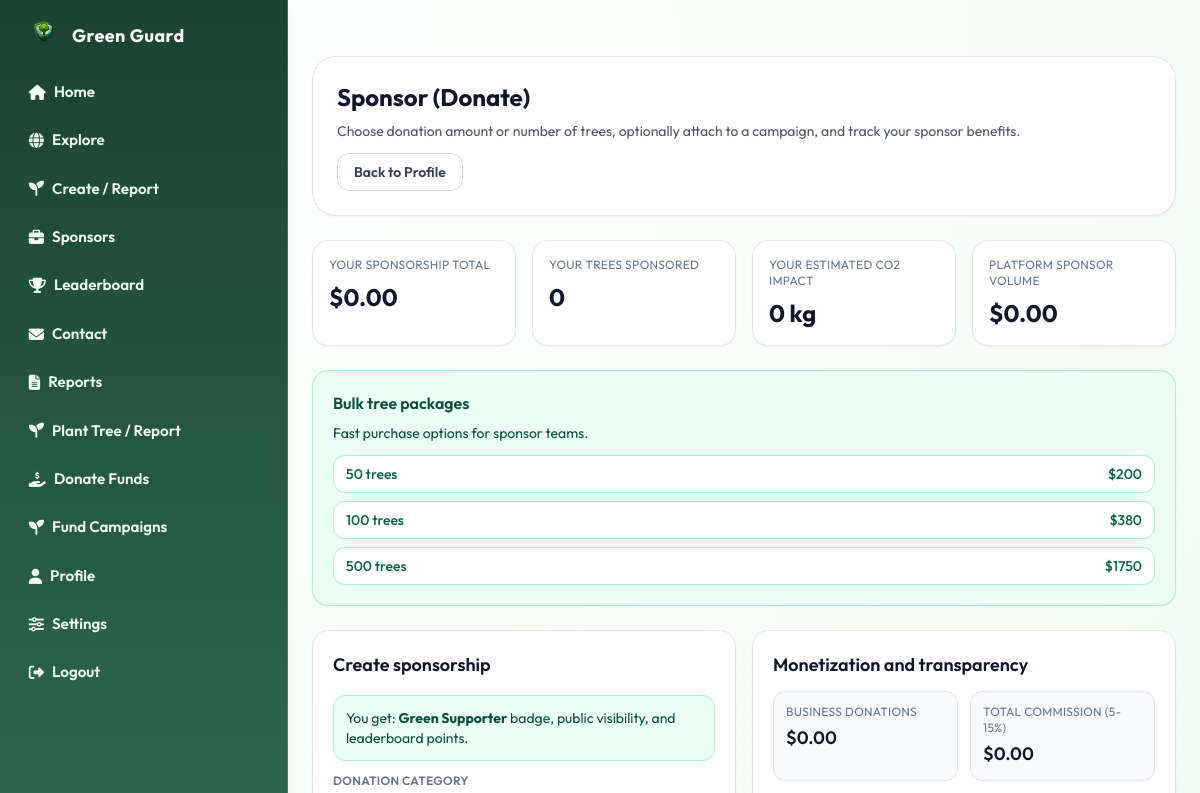
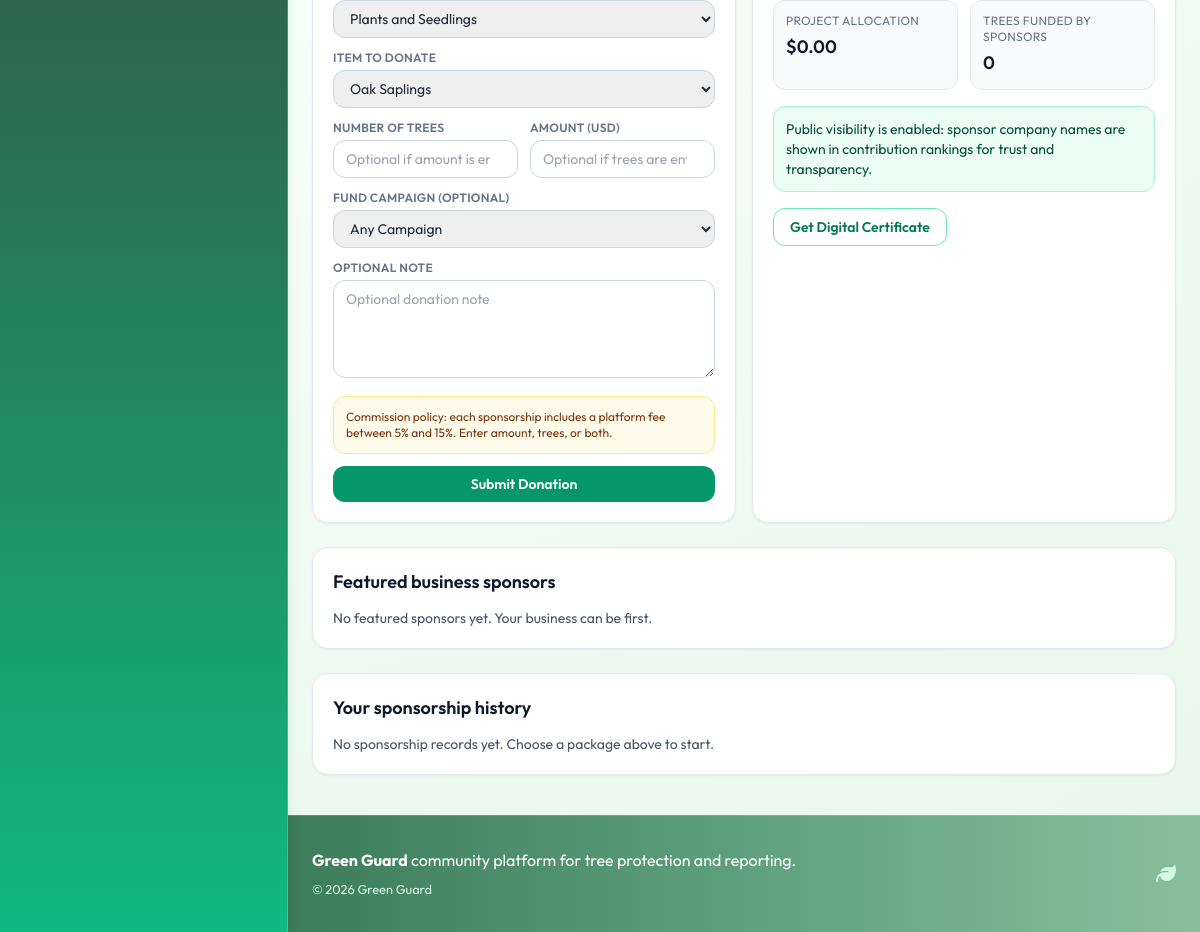
The page /sponsorship/donations (signed in) on the database as committed earlier (2 pictures, top to bottom).
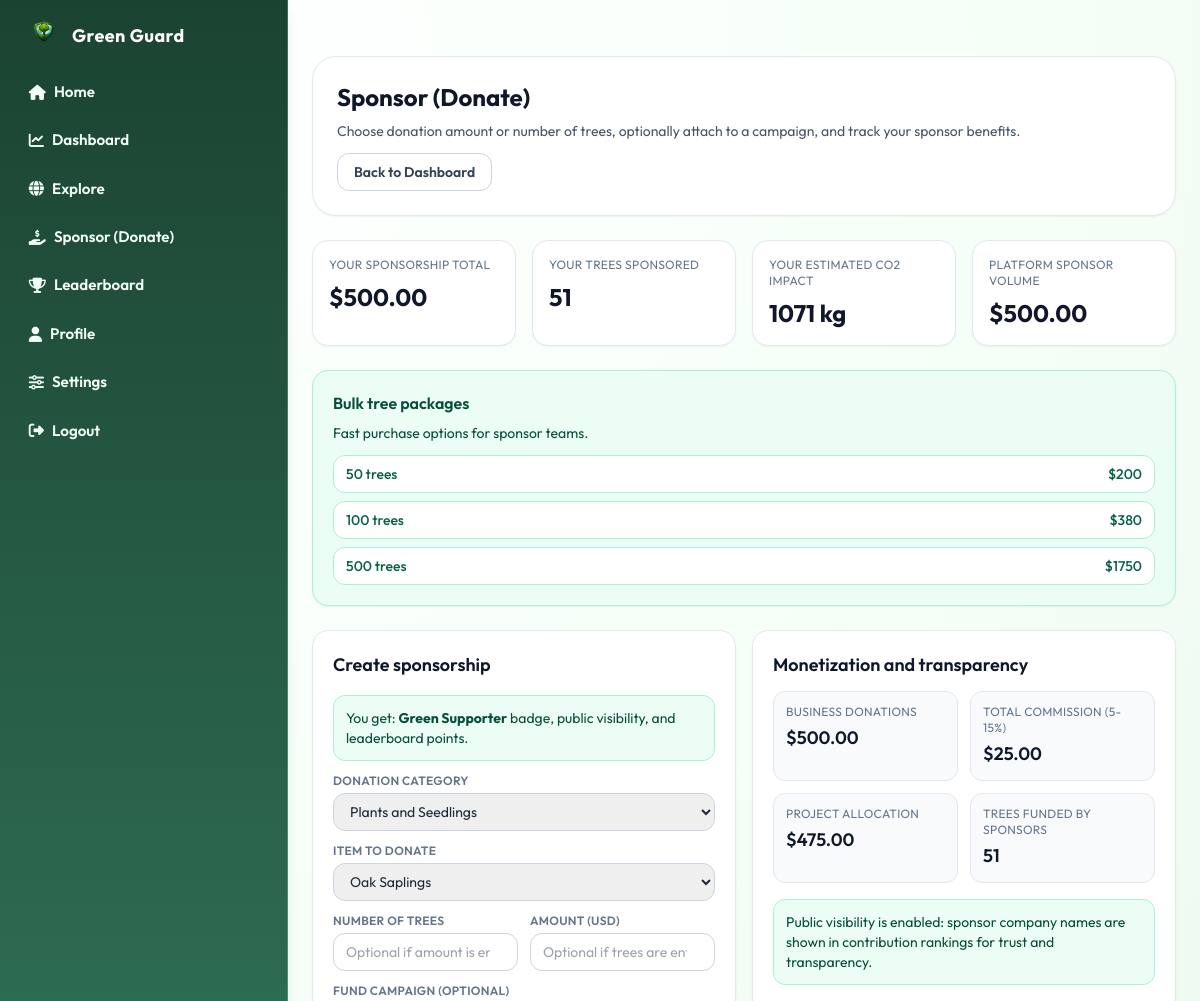
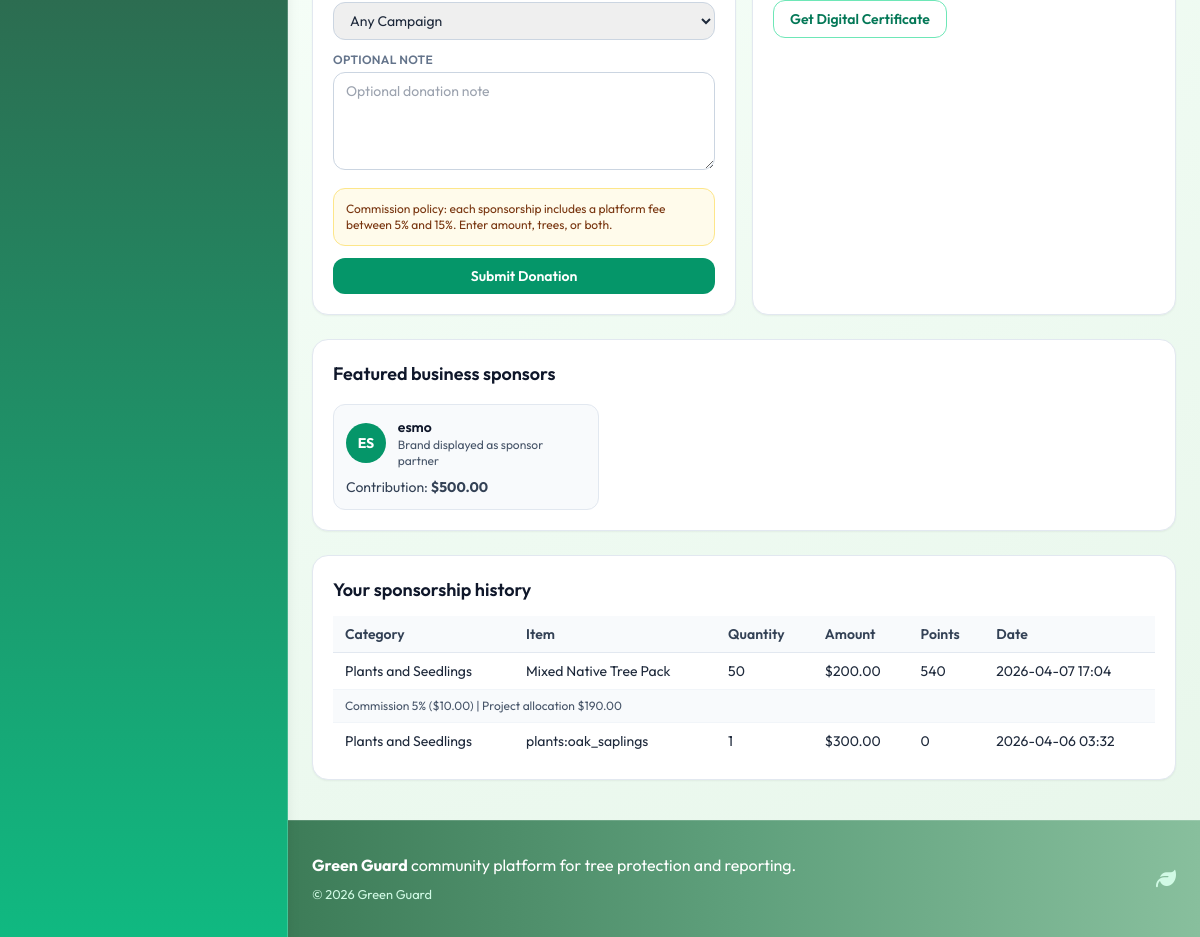
The same page on the database as committed later (2 pictures, top to bottom).
### models.py (models this page shows)
class User(UserMixin, db.Model):
    id = db.Column(db.Integer, primary_key=True)
    username = db.Column(db.String(80), unique=True, nullable=False)
    email = db.Column(db.String(120), unique=True, nullable=False)
    password_hash = db.Column(db.String(255), nullable=False)
    role = db.Column(db.String(30), default="individual", nullable=False)
    is_admin = db.Column(db.Boolean, default=False, nullable=False)
    created_at = db.Column(
        db.DateTime, default=datetime.utcnow, nullable=False)
    tree_records = db.relationship(
        "TreeRecord", backref="user", lazy=True, cascade="all, delete-orphan"
    )
    cutting_reports = db.relationship(
        "CuttingReport", backref="user", lazy=True, cascade="all, delete-orphan"
    )
    volunteer_signups = db.relationship(
        "VolunteerCampaignSignup", backref="user", lazy=True, cascade="all, delete-orphan"
    )
    support_donations = db.relationship(
        "SupportDonation", backref="user", lazy=True, cascade="all, delete-orphan"
    )
    created_campaigns = db.relationship(
        "Campaign", backref="creator", lazy=True, foreign_keys="Campaign.creator_user_id"
    )

class SupportDonation(db.Model):
    id = db.Column(db.Integer, primary_key=True)
    category = db.Column(db.String(40), nullable=False)
    donation_item = db.Column(db.String(120), nullable=False)
    quantity = db.Column(db.Integer, default=1, nullable=False)
    amount = db.Column(db.Numeric(10, 2), nullable=False)
    points = db.Column(db.Integer, default=0, nullable=False)
    note = db.Column(db.String(500))
    created_at = db.Column(
        db.DateTime, default=datetime.utcnow, nullable=False)
    user_id = db.Column(db.Integer, db.ForeignKey("user.id"), nullable=False)

### routes/main.py (the view, shortened to what this page needs)
@main_bp.route("/sponsorship/donations", methods=["GET", "POST"])
@login_required
@role_required("business", "individual")
def sponsorship_donations():
    form = SupportDonationForm()
    campaigns = Campaign.query.order_by(Campaign.event_date.asc()).all()
    campaign_choices = [(0, "Any Campaign")]
    campaign_choices.extend(
        [(campaign.id, f"{campaign.title} ({campaign.location})")
         for campaign in campaigns]
    )
    form.campaign_id.choices = campaign_choices
    package_options = {
        "50": {"trees": 50, "amount": 200},
        "100": {"trees": 100, "amount": 380},
        "500": {"trees": 500, "amount": 1750},
    }
    package_key = request.args.get("package", "").strip()
    campaign_key = request.args.get("campaign", "").strip()
    if request.method == "GET" and package_key in package_options:
        package = package_options[package_key]
        form.category.data = "plants"
        form.donation_item.data = "plants:mixed_native_pack"
        form.quantity.data = package["trees"]
        form.amount.data = package["amount"]
    if request.method == "GET" and campaign_key.isdigit():
        selected_campaign_id = int(campaign_key)
        if any(choice_id == selected_campaign_id for choice_id, _ in campaign_choices):
            form.campaign_id.data = selected_campaign_id
    user_donations = (
        SupportDonation.query.filter_by(user_id=current_user.id)
        .order_by(SupportDonation.created_at.desc())
        .all()
    )
    all_donations = SupportDonation.query.all()
    business_donations = SupportDonation.query.join(User).filter(
        User.role == "business", User.is_admin.is_(False)
    ).all()
    top_businesses = (
        db.session.query(User, db.func.sum(
            SupportDonation.amount).label("total_amount"))
        .join(SupportDonation, SupportDonation.user_id == User.id)
        .filter(User.role == "business", User.is_admin.is_(False))
        .group_by(User.id)
        .order_by(db.func.sum(SupportDonation.amount).desc())
        .limit(5)
        .all()
    )
    category_labels = {
        "plants": "Plants and Seedlings",
        "tools": "Planting Tools and Equipment",
        "travel": "Volunteer Trip and Transport Money",
    }
    donation_item_labels = {
        "oak_saplings": "Oak Saplings",
        "pine_seedlings": "Pine Seedlings",
        "maple_seedlings": "Maple Seedlings",
        "cedar_seedlings": "Cedar Seedlings",
        "mixed_native_pack": "Mixed Native Tree Pack",
        "shovel_set": "Shovel Set",
        "watering_can": "Watering Can",
        "protective_gloves": "Protective Gloves",
        "soil_testing_kit": "Soil Testing Kit",
        "wheelbarrow": "Wheelbarrow",
        "fuel_support": "Volunteer Fuel Support",
        "bus_transport": "Volunteer Bus Transport",
        "logistics_support": "Field Logistics Support",
    }
    totals_by_category = {key: 0.0 for key in category_labels}
    total_amount = 0.0
    total_points = 0
    total_commission_amount = 0.0
    total_project_amount = 0.0
    total_plants_quantity = 0
    user_total_amount = 0.0
    user_total_trees = 0
    for donation in all_donations:
        amount = float(donation.amount)
        totals_by_category[donation.category] = totals_by_category.get(
            donation.category, 0.0) + amount
        total_amount += amount
        total_points += donation.points or 0
    for donation in business_donations:
        amount = float(donation.amount)
        if amount < 1000:
            rate = 0.05
        elif amount < 5000:
            rate = 0.10
        else:
            rate = 0.15
        commission = amount * rate
        total_commission_amount += commission
        total_project_amount += amount - commission
        if donation.category == "plants":
            total_plants_quantity += donation.quantity or 0
    for donation in user_donations:
        user_total_amount += float(donation.amount)
        if donation.category == "plants":
            user_total_trees += donation.quantity or 0
    user_co2_kg = user_total_trees * 21
    return render_template(
        "sponsorship_donations.html",
        form=form,
        user_donations=user_donations,
        top_businesses=top_businesses,
        package_options=package_options,
        category_labels=category_labels,
        donation_item_labels=donation_item_labels,
        campaigns=campaigns,
        totals_by_category=totals_by_category,
        total_amount=total_amount,
        total_points=total_points,
        total_commission_amount=total_commission_amount,
        total_project_amount=total_project_amount,
        total_plants_quantity=total_plants_quantity,
        user_total_amount=user_total_amount,
        user_total_trees=user_total_trees,
        user_co2_kg=user_co2_kg,
    )

### forms.py (shortened to what this page needs)
class SupportDonationForm(FlaskForm):
    category = SelectField("Donation Category", choices=DONATION_CATEGORY_CHOICES,
                           validators=[InputRequired()])
    donation_item = SelectField("Item to Donate", choices=DONATION_ITEM_CHOICES,
                                validators=[InputRequired()])
    quantity = IntegerField("Number of Trees", validators=[
                            Optional(), NumberRange(min=1, max=100000)])
    amount = DecimalField("Amount (USD)", validators=[
                          Optional(), NumberRange(min=1, max=1000000)])
    campaign_id = SelectField(
        "Fund Campaign (Optional)", coerce=int, validators=[Optional()], choices=[(0, "Any Campaign")]
    )
    note = TextAreaField("Optional Note", validators=[
                         Optional(), Length(max=500)])
    submit = SubmitField("Submit Donation")

### app.py (called while the page is built)
@login_manager.user_loader
def load_user(user_id: str):
    from models import User
    return User.query.get(int(user_id))

### templates/sponsorship_donations.html (shortened to what the changed rows need)
{% extends 'base.html' %}
{% block content %}
  <section class="mx-auto mt-8 w-full max-w-6xl px-4 sm:px-6">
    <div class="rounded-3xl border border-slate-200 bg-white p-6 shadow-sm">
      <div class="flex flex-wrap items-start justify-between gap-3">
        <div>
          <h1 class="text-2xl font-bold text-slate-900">Sponsor (Donate)</h1>
          <p class="mt-2 max-w-3xl text-sm text-slate-600">Choose donation amount or number of trees, optionally attach to a campaign, and track your sponsor benefits.</p>
        </div>
        {% if current_user.role == 'business' %}
          <a href="{{ url_for('main.business_dashboard') }}" class="rounded-xl border border-slate-300 px-4 py-2 text-sm font-semibold text-slate-700 hover:bg-slate-100">Back to Dashboard</a>
        {% else %}
          <a href="{{ url_for('main.profile') }}" class="rounded-xl border border-slate-300 px-4 py-2 text-sm font-semibold text-slate-700 hover:bg-slate-100">Back to Profile</a>
        {% endif %}
      </div>
    </div>
    <div class="mt-6 grid gap-4 sm:grid-cols-2 lg:grid-cols-4">
      <article class="rounded-2xl border border-slate-200 bg-white p-4 shadow-sm">
        <p class="text-xs uppercase tracking-wide text-slate-500">Your Sponsorship Total</p>
        <p class="mt-2 text-2xl font-bold text-slate-900">${{ '%.2f'|format(user_total_amount) }}</p>
      </article>
      <article class="rounded-2xl border border-slate-200 bg-white p-4 shadow-sm">
        <p class="text-xs uppercase tracking-wide text-slate-500">Your Trees Sponsored</p>
        <p class="mt-2 text-2xl font-bold text-slate-900">{{ user_total_trees }}</p>
      </article>
      <article class="rounded-2xl border border-slate-200 bg-white p-4 shadow-sm">
        <p class="text-xs uppercase tracking-wide text-slate-500">Your Estimated CO2 Impact</p>
        <p class="mt-2 text-2xl font-bold text-slate-900">{{ user_co2_kg }} kg</p>
      </article>
      <article class="rounded-2xl border border-slate-200 bg-white p-4 shadow-sm">
        <p class="text-xs uppercase tracking-wide text-slate-500">Platform Sponsor Volume</p>
        <p class="mt-2 text-2xl font-bold text-slate-900">${{ '%.2f'|format(total_amount) }}</p>
      </article>
    </div>
    <div class="mt-6 grid gap-4 lg:grid-cols-1">
      <article class="rounded-2xl border border-emerald-200 bg-emerald-50 p-5 shadow-sm">
        <h2 class="text-base font-semibold text-emerald-900">Bulk tree packages</h2>
        <div class="mt-3 space-y-2">
          {% for key, package in package_options.items() %}
            <a href="{{ url_for('main.sponsorship_donations') }}?package={{ key }}" class="flex items-center justify-between rounded-xl border border-emerald-200 bg-white px-3 py-2 text-sm font-medium text-emerald-800 hover:bg-emerald-100">
              <span>{{ package.trees }} trees</span>
              <span>${{ package.amount }}</span>
            </a>
          {% endfor %}
        </div>
      </article>
    </div>
    <div class="mt-6 grid gap-4 lg:grid-cols-2">
      <article class="rounded-2xl border border-slate-200 bg-white p-5 shadow-sm">
        <h2 class="text-lg font-semibold text-slate-900">Create sponsorship</h2>
      </article>
      <article class="rounded-2xl border border-slate-200 bg-white p-5 shadow-sm">
        <h2 class="text-lg font-semibold text-slate-900">Monetization and transparency</h2>
        <div class="mt-3 grid gap-3 sm:grid-cols-2">
          <div class="rounded-xl border border-slate-200 bg-slate-50 p-3">
            <p class="text-xs uppercase tracking-wide text-slate-500">Business donations</p>
            <p class="mt-1 text-lg font-semibold text-slate-900">${{ '%.2f'|format(total_project_amount + total_commission_amount) }}</p>
          </div>
          <div class="rounded-xl border border-slate-200 bg-slate-50 p-3">
            <p class="text-xs uppercase tracking-wide text-slate-500">Total commission (5-15%)</p>
            <p class="mt-1 text-lg font-semibold text-slate-900">${{ '%.2f'|format(total_commission_amount) }}</p>
          </div>
          <div class="rounded-xl border border-slate-200 bg-slate-50 p-3">
            <p class="text-xs uppercase tracking-wide text-slate-500">Project allocation</p>
            <p class="mt-1 text-lg font-semibold text-slate-900">${{ '%.2f'|format(total_project_amount) }}</p>
          </div>
          <div class="rounded-xl border border-slate-200 bg-slate-50 p-3">
            <p class="text-xs uppercase tracking-wide text-slate-500">Trees funded by sponsors</p>
            <p class="mt-1 text-lg font-semibold text-slate-900">{{ total_plants_quantity }}</p>
          </div>
        </div>
      </article>
    </div>
    <article class="mt-6 rounded-2xl border border-slate-200 bg-white p-5 shadow-sm">
      <h2 class="text-lg font-semibold text-slate-900">Featured business sponsors</h2>
      {% if top_businesses %}
        <div class="mt-4 grid gap-3 sm:grid-cols-2 lg:grid-cols-3">
          {% for business, business_total in top_businesses %}
            <div class="rounded-xl border border-slate-200 bg-slate-50 p-3">
              <div class="flex items-center gap-3">
                <div class="flex h-10 w-10 items-center justify-center rounded-full bg-emerald-600 text-sm font-bold text-white">{{ business.username[:2]|upper }}</div>
                <div>
                  <p class="text-sm font-semibold text-slate-900">{{ business.username }}</p>
                  <p class="text-xs text-slate-600">Brand displayed as sponsor partner</p>
                </div>
              </div>
              <p class="mt-2 text-sm text-slate-700">
                Contribution: <strong>${{ '%.2f'|format(business_total|float) }}</strong>
              </p>
            </div>
          {% endfor %}
        </div>
      {% else %}
        <p class="mt-3 text-sm text-slate-600">No featured sponsors yet. Your business can be first.</p>
      {% endif %}
    </article>
    <article class="mt-6 mb-10 rounded-2xl border border-slate-200 bg-white p-5 shadow-sm">
      <h2 class="text-lg font-semibold text-slate-900">Your sponsorship history</h2>
      {% if user_donations %}
        <div class="mt-3 overflow-x-auto">
          <table class="min-w-full divide-y divide-slate-200 text-sm">
            <thead class="bg-slate-50">
              <tr>
                <th class="px-3 py-2 text-left font-semibold text-slate-700">Category</th>
                <th class="px-3 py-2 text-left font-semibold text-slate-700">Item</th>
                <th class="px-3 py-2 text-left font-semibold text-slate-700">Quantity</th>
                <th class="px-3 py-2 text-left font-semibold text-slate-700">Amount</th>
                <th class="px-3 py-2 text-left font-semibold text-slate-700">Points</th>
                <th class="px-3 py-2 text-left font-semibold text-slate-700">Date</th>
              </tr>
            </thead>
            <tbody class="divide-y divide-slate-100">
              {% for donation in user_donations %}
                <tr>
                  <td class="px-3 py-2">{{ category_labels.get(donation.category, donation.category) }}</td>
                  <td class="px-3 py-2">{{ donation_item_labels.get(donation.donation_item, donation.donation_item) }}</td>
                  <td class="px-3 py-2">{{ donation.quantity }}</td>
                  <td class="px-3 py-2">${{ '%.2f'|format(donation.amount|float) }}</td>
                  <td class="px-3 py-2">{{ donation.points }}</td>
                  <td class="px-3 py-2">{{ donation.created_at.strftime('%Y-%m-%d %H:%M') }}</td>
                </tr>
                {% if donation.note %}
                  <tr>
                    <td colspan="6" class="bg-slate-50 px-3 py-2 text-xs text-slate-600">{{ donation.note }}</td>
                  </tr>
                {% endif %}
              {% endfor %}
            </tbody>
          </table>
        </div>
      {% else %}
        <p class="mt-3 text-sm text-slate-600">No sponsorship records yet. Choose a package above to start.</p>
      {% endif %}
    </article>
  </section>
{% endblock %}

Rows that differ between the two databases and show on the page:
now on this page (row edited): User: username "ES", username "esmo", business_total "500.00"
changed User: role "individual" → "business" (drawn)
added SupportDonation: get "Plants and Seedlings", get "Mixed Native Tree Pack", quantity "50", amount "200.00", points "540", created_at "2026-04-07 17:04", note "Commission 5% ($10.00) | Project allocation $190.00"
added SupportDonation: get "Plants and Seedlings", get "plants:oak_saplings", quantity "1", amount "300.00", points "0", created_at "2026-04-06 03:32"
Other text that changed with them:
{{ '%.2f'|format(user_total_amount) }}: "0.00" → "500.00"
{{ user_total_trees }}: "0" → "51"
{{ user_co2_kg }}: "0" → "1071"
{{ '%.2f'|format(total_amount) }}: "0.00" → "500.00"
{{ '%.2f'|format(total_project_amount + total_commission_amount) }}: "0.00" → "500.00"
{{ '%.2f'|format(total_commission_amount) }}: "0.00" → "25.00"
{{ '%.2f'|format(total_project_amount) }}: "0.00" → "475.00"
{{ total_plants_quantity }}: "0" → "51"
text no longer shown: "Create / Report Sponsors Contact Reports Plant Tree / Report Donate Funds Fund Campaigns Back to Profile No featured sponsors yet. Your business can be first. No sponsorship records yet. Choose a package above to start."
text now shown: "Dashboard Sponsor (Donate) Back to Dashboard Category Item Quantity Amount Points Date"
